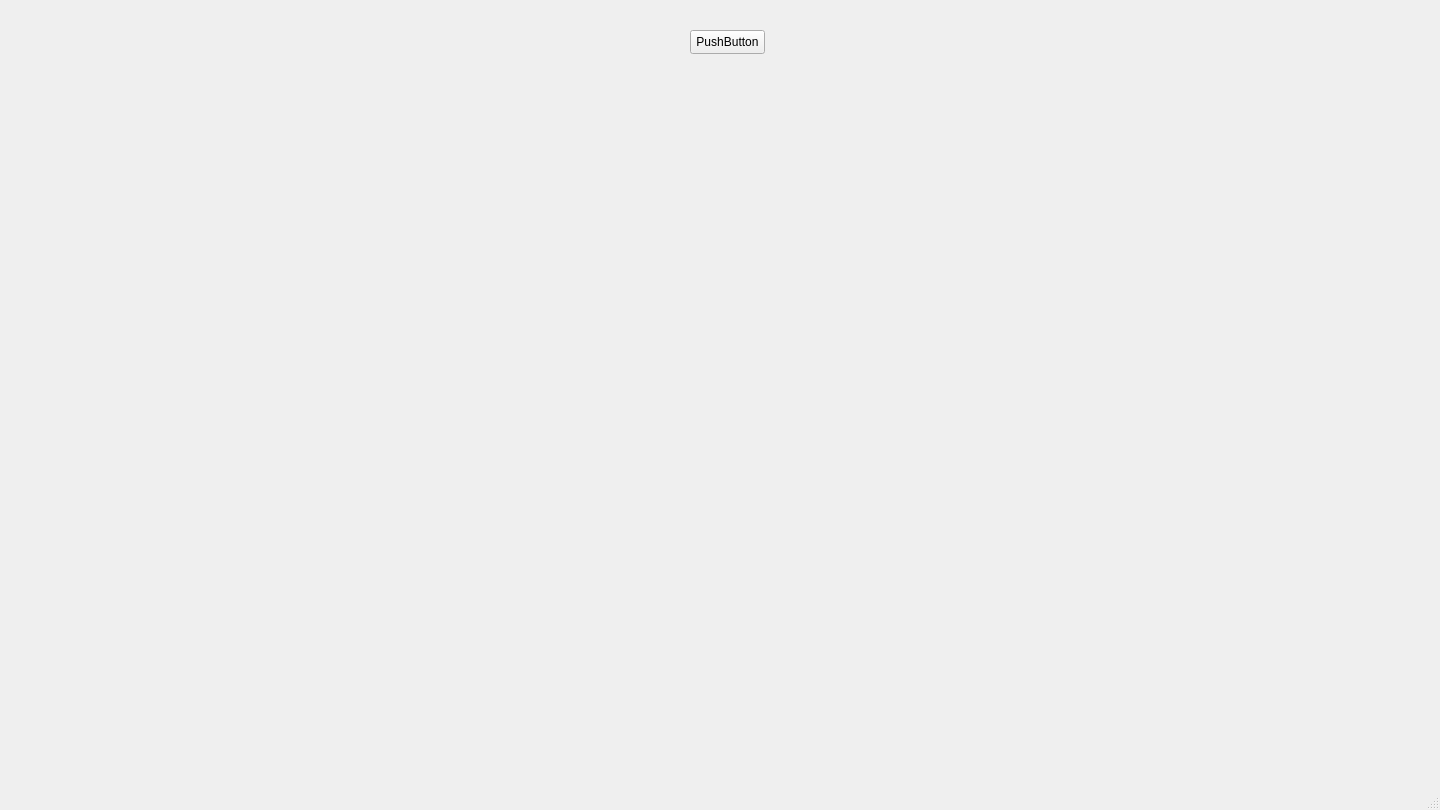
<?xml version="1.0" encoding="UTF-8"?>
<ui version="4.0">
 <class>GUI</class>
 <widget class="QMainWindow" name="GUI">
  <property name="enabled">
   <bool>true</bool>
  </property>
  <property name="geometry">
   <rect>
    <x>0</x>
    <y>0</y>
    <width>1440</width>
    <height>810</height>
   </rect>
  </property>
  <property name="minimumSize">
   <size>
    <width>1440</width>
    <height>810</height>
   </size>
  </property>
  <property name="maximumSize">
   <size>
    <width>1440</width>
    <height>810</height>
   </size>
  </property>
  <property name="acceptDrops">
   <bool>true</bool>
  </property>
  <property name="windowTitle">
   <string>MainWindow</string>
  </property>
  <property name="autoFillBackground">
   <bool>false</bool>
  </property>
  <property name="styleSheet">
   <string notr="true">#GUI {
    border-image: url(:/images/background.png) 0;
    border-width: 0;
    margin: 0;

    background: url(:/images/background.png) center/contain no-repeat;
}</string>
  </property>
  <widget class="QWidget" name="centralwidget">
   <widget class="QPushButton" name="Bouton">
    <property name="geometry">
     <rect>
      <x>690</x>
      <y>30</y>
      <width>75</width>
      <height>24</height>
     </rect>
    </property>
    <property name="text">
     <string>PushButton</string>
    </property>
   </widget>
  </widget>
  <widget class="QStatusBar" name="statusbar"/>
  <action name="actionActives">
   <property name="text">
    <string>Actives</string>
   </property>
  </action>
  <action name="actionIPCS">
   <property name="text">
    <string>Signaux</string>
   </property>
  </action>
  <action name="actionCirculation">
   <property name="text">
    <string>Circulation</string>
   </property>
  </action>
  <action name="actionAiguilles_2">
   <property name="text">
    <string>Aiguilles</string>
   </property>
  </action>
  <action name="actionZones">
   <property name="text">
    <string>Zones</string>
   </property>
  </action>
 </widget>
 <resources>
  <include location="../resources/resources.qrc"/>
 </resources>
 <connections/>
</ui>
